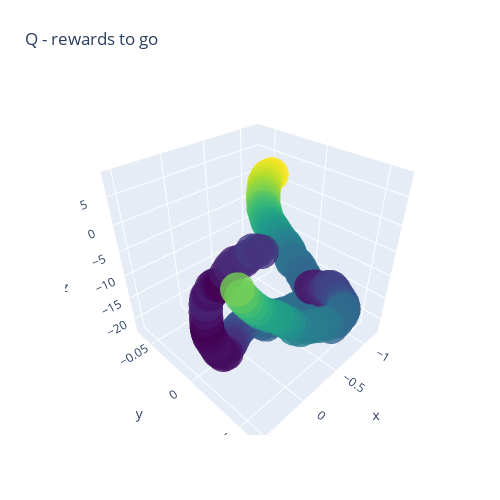

Notebook code cell kept with this figure:
### Code cell
fig = go.Figure(data=[go.Scatter3d(
    x=x_data,
    y=y_data,
    z=z_data,
    mode='markers',
    marker=dict(
        size=12,
        color=z_data,    # set color to an array/list of desired values
        colorscale='Viridis',   # choose a colorscale
        opacity=0.8
    )
)])
# Customize the layout
fig.update_layout(title='Q - rewards to go', autosize=False,
                  width=500, height=500,
                  margin=dict(l=65, r=50, b=65, t=90))

# Show the plot
fig.show()

### Figure 1 — Plotly figure (JSON) as saved in the notebook; plotly's stock layout.template omitted (floating-point values rounded to 4 significant figures; data arrays with more than 128 entries replaced by an {"elided": "..."} marker saying what was removed)
{"data": [{"marker": {"color": {"elided": "154 float values"}, "colorscale": [[0, "#440154"], [0.1111, "#482878"], [0.2222, "#3e4989"], [0.3333, "#31688e"], [0.4444, "#26828e"], [0.5556, "#1f9e89"], [0.6667, "#35b779"], [0.7778, "#6ece58"], [0.8889, "#b5de2b"], [1, "#fde725"]], "opacity": 0.8, "size": 12}, "mode": "markers", "type": "scatter3d", "x": {"elided": "155 float values"}, "y": {"elided": "155 float values"}, "z": {"elided": "154 float values"}}], "layout": {"autosize": false, "height": 500, "margin": {"b": 65, "l": 65, "r": 50, "t": 90}, "title": {"text": "Q - rewards to go"}, "width": 500}}
